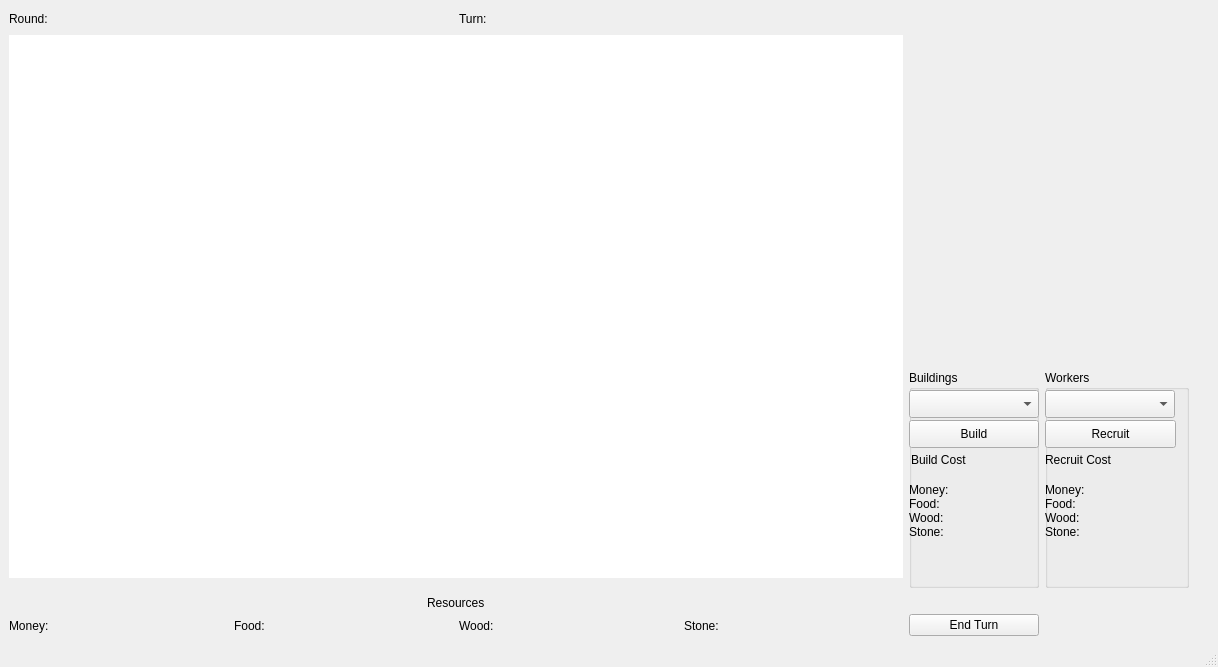
<?xml version="1.0" encoding="UTF-8"?>
<ui version="4.0">
 <class>MainWindow</class>
 <widget class="QMainWindow" name="MainWindow">
  <property name="geometry">
   <rect>
    <x>0</x>
    <y>0</y>
    <width>1218</width>
    <height>667</height>
   </rect>
  </property>
  <property name="sizePolicy">
   <sizepolicy hsizetype="Fixed" vsizetype="Fixed">
    <horstretch>0</horstretch>
    <verstretch>0</verstretch>
   </sizepolicy>
  </property>
  <property name="windowTitle">
   <string>MainWindow</string>
  </property>
  <widget class="QWidget" name="centralwidget">
   <layout class="QGridLayout" name="gridLayout_3">
    <item row="0" column="3">
     <spacer name="horizontalSpacer">
      <property name="orientation">
       <enum>Qt::Horizontal</enum>
      </property>
      <property name="sizeHint" stdset="0">
       <size>
        <width>20</width>
        <height>20</height>
       </size>
      </property>
     </spacer>
    </item>
    <item row="1" column="0">
     <widget class="QGraphicsView" name="graphicsView">
      <property name="sizePolicy">
       <sizepolicy hsizetype="Preferred" vsizetype="Preferred">
        <horstretch>1</horstretch>
        <verstretch>1</verstretch>
       </sizepolicy>
      </property>
      <property name="minimumSize">
       <size>
        <width>200</width>
        <height>100</height>
       </size>
      </property>
      <property name="maximumSize">
       <size>
        <width>999999</width>
        <height>999999</height>
       </size>
      </property>
      <property name="frameShape">
       <enum>QFrame::NoFrame</enum>
      </property>
      <property name="lineWidth">
       <number>0</number>
      </property>
     </widget>
    </item>
    <item row="0" column="0">
     <layout class="QHBoxLayout" name="horizontalLayout_2">
      <item>
       <widget class="QLabel" name="roundLabel">
        <property name="sizePolicy">
         <sizepolicy hsizetype="Expanding" vsizetype="Fixed">
          <horstretch>0</horstretch>
          <verstretch>0</verstretch>
         </sizepolicy>
        </property>
        <property name="minimumSize">
         <size>
          <width>0</width>
          <height>20</height>
         </size>
        </property>
        <property name="maximumSize">
         <size>
          <width>219</width>
          <height>16777215</height>
         </size>
        </property>
        <property name="text">
         <string>Round:</string>
        </property>
       </widget>
      </item>
      <item>
       <widget class="QLabel" name="roundNumberLabel">
        <property name="sizePolicy">
         <sizepolicy hsizetype="Expanding" vsizetype="Fixed">
          <horstretch>0</horstretch>
          <verstretch>0</verstretch>
         </sizepolicy>
        </property>
        <property name="minimumSize">
         <size>
          <width>0</width>
          <height>20</height>
         </size>
        </property>
        <property name="text">
         <string/>
        </property>
       </widget>
      </item>
      <item>
       <widget class="QLabel" name="turnLabel">
        <property name="sizePolicy">
         <sizepolicy hsizetype="Expanding" vsizetype="Fixed">
          <horstretch>0</horstretch>
          <verstretch>0</verstretch>
         </sizepolicy>
        </property>
        <property name="minimumSize">
         <size>
          <width>0</width>
          <height>20</height>
         </size>
        </property>
        <property name="text">
         <string>Turn:</string>
        </property>
       </widget>
      </item>
      <item>
       <widget class="QLabel" name="turnNameLabel">
        <property name="sizePolicy">
         <sizepolicy hsizetype="Expanding" vsizetype="Fixed">
          <horstretch>0</horstretch>
          <verstretch>0</verstretch>
         </sizepolicy>
        </property>
        <property name="minimumSize">
         <size>
          <width>0</width>
          <height>20</height>
         </size>
        </property>
        <property name="text">
         <string/>
        </property>
       </widget>
      </item>
     </layout>
    </item>
    <item row="4" column="0">
     <layout class="QGridLayout" name="gridLayout">
      <item row="1" column="7">
       <widget class="QLabel" name="stoneAmountLabel">
        <property name="sizePolicy">
         <sizepolicy hsizetype="Expanding" vsizetype="Fixed">
          <horstretch>0</horstretch>
          <verstretch>0</verstretch>
         </sizepolicy>
        </property>
        <property name="minimumSize">
         <size>
          <width>0</width>
          <height>20</height>
         </size>
        </property>
        <property name="text">
         <string/>
        </property>
       </widget>
      </item>
      <item row="1" column="2">
       <widget class="QLabel" name="foodLabel">
        <property name="sizePolicy">
         <sizepolicy hsizetype="Expanding" vsizetype="Fixed">
          <horstretch>0</horstretch>
          <verstretch>0</verstretch>
         </sizepolicy>
        </property>
        <property name="minimumSize">
         <size>
          <width>0</width>
          <height>20</height>
         </size>
        </property>
        <property name="text">
         <string>Food:</string>
        </property>
       </widget>
      </item>
      <item row="1" column="3">
       <widget class="QLabel" name="foodAmountLabel">
        <property name="sizePolicy">
         <sizepolicy hsizetype="Expanding" vsizetype="Fixed">
          <horstretch>0</horstretch>
          <verstretch>0</verstretch>
         </sizepolicy>
        </property>
        <property name="minimumSize">
         <size>
          <width>0</width>
          <height>20</height>
         </size>
        </property>
        <property name="text">
         <string/>
        </property>
       </widget>
      </item>
      <item row="1" column="5">
       <widget class="QLabel" name="woodAmountLabel">
        <property name="sizePolicy">
         <sizepolicy hsizetype="Expanding" vsizetype="Fixed">
          <horstretch>0</horstretch>
          <verstretch>0</verstretch>
         </sizepolicy>
        </property>
        <property name="minimumSize">
         <size>
          <width>0</width>
          <height>20</height>
         </size>
        </property>
        <property name="text">
         <string/>
        </property>
       </widget>
      </item>
      <item row="1" column="0">
       <widget class="QLabel" name="moneyLabel">
        <property name="sizePolicy">
         <sizepolicy hsizetype="Expanding" vsizetype="Fixed">
          <horstretch>0</horstretch>
          <verstretch>0</verstretch>
         </sizepolicy>
        </property>
        <property name="minimumSize">
         <size>
          <width>0</width>
          <height>20</height>
         </size>
        </property>
        <property name="text">
         <string>Money:</string>
        </property>
       </widget>
      </item>
      <item row="1" column="6">
       <widget class="QLabel" name="stoneLabel">
        <property name="sizePolicy">
         <sizepolicy hsizetype="Expanding" vsizetype="Fixed">
          <horstretch>0</horstretch>
          <verstretch>0</verstretch>
         </sizepolicy>
        </property>
        <property name="minimumSize">
         <size>
          <width>0</width>
          <height>20</height>
         </size>
        </property>
        <property name="text">
         <string>Stone:</string>
        </property>
       </widget>
      </item>
      <item row="0" column="0" colspan="8" alignment="Qt::AlignHCenter">
       <widget class="QLabel" name="resourcesLabel">
        <property name="sizePolicy">
         <sizepolicy hsizetype="Expanding" vsizetype="Fixed">
          <horstretch>0</horstretch>
          <verstretch>0</verstretch>
         </sizepolicy>
        </property>
        <property name="text">
         <string>Resources</string>
        </property>
       </widget>
      </item>
      <item row="1" column="1">
       <widget class="QLabel" name="moneyAmountLabel">
        <property name="sizePolicy">
         <sizepolicy hsizetype="Expanding" vsizetype="Fixed">
          <horstretch>0</horstretch>
          <verstretch>0</verstretch>
         </sizepolicy>
        </property>
        <property name="minimumSize">
         <size>
          <width>0</width>
          <height>20</height>
         </size>
        </property>
        <property name="text">
         <string/>
        </property>
       </widget>
      </item>
      <item row="1" column="4">
       <widget class="QLabel" name="woodLabel">
        <property name="sizePolicy">
         <sizepolicy hsizetype="Expanding" vsizetype="Fixed">
          <horstretch>0</horstretch>
          <verstretch>0</verstretch>
         </sizepolicy>
        </property>
        <property name="minimumSize">
         <size>
          <width>0</width>
          <height>20</height>
         </size>
        </property>
        <property name="text">
         <string>Wood:</string>
        </property>
       </widget>
      </item>
     </layout>
    </item>
    <item row="0" column="2" rowspan="5">
     <layout class="QGridLayout" name="gridLayout_2">
      <item row="4" column="0">
       <widget class="QPushButton" name="endTurnPushButton">
        <property name="sizePolicy">
         <sizepolicy hsizetype="Fixed" vsizetype="Fixed">
          <horstretch>0</horstretch>
          <verstretch>0</verstretch>
         </sizepolicy>
        </property>
        <property name="minimumSize">
         <size>
          <width>130</width>
          <height>0</height>
         </size>
        </property>
        <property name="text">
         <string>End Turn</string>
        </property>
       </widget>
      </item>
      <item row="0" column="0" colspan="2">
       <layout class="QGridLayout" name="gridLayout_5">
        <item row="2" column="0">
         <widget class="QGroupBox" name="groupBox">
          <property name="minimumSize">
           <size>
            <width>130</width>
            <height>180</height>
           </size>
          </property>
          <property name="maximumSize">
           <size>
            <width>130</width>
            <height>16777215</height>
           </size>
          </property>
          <property name="title">
           <string>Buildings</string>
          </property>
          <widget class="QComboBox" name="buildingsComboBox">
           <property name="geometry">
            <rect>
             <x>0</x>
             <y>20</y>
             <width>130</width>
             <height>28</height>
            </rect>
           </property>
           <property name="sizePolicy">
            <sizepolicy hsizetype="Fixed" vsizetype="Fixed">
             <horstretch>0</horstretch>
             <verstretch>0</verstretch>
            </sizepolicy>
           </property>
           <property name="minimumSize">
            <size>
             <width>100</width>
             <height>0</height>
            </size>
           </property>
          </widget>
          <widget class="QPushButton" name="buildPushButton">
           <property name="geometry">
            <rect>
             <x>0</x>
             <y>50</y>
             <width>130</width>
             <height>28</height>
            </rect>
           </property>
           <property name="sizePolicy">
            <sizepolicy hsizetype="Fixed" vsizetype="Fixed">
             <horstretch>0</horstretch>
             <verstretch>0</verstretch>
            </sizepolicy>
           </property>
           <property name="minimumSize">
            <size>
             <width>100</width>
             <height>0</height>
            </size>
           </property>
           <property name="text">
            <string>Build</string>
           </property>
          </widget>
          <widget class="QLabel" name="BuildCostLabel">
           <property name="geometry">
            <rect>
             <x>2</x>
             <y>80</y>
             <width>131</width>
             <height>20</height>
            </rect>
           </property>
           <property name="text">
            <string>Build Cost</string>
           </property>
          </widget>
          <widget class="QLabel" name="label">
           <property name="geometry">
            <rect>
             <x>0</x>
             <y>100</y>
             <width>63</width>
             <height>81</height>
            </rect>
           </property>
           <property name="text">
            <string>Money:
Food:
Wood:
Stone:</string>
           </property>
          </widget>
          <widget class="QLabel" name="BuildCostAmntLabel">
           <property name="geometry">
            <rect>
             <x>60</x>
             <y>100</y>
             <width>63</width>
             <height>81</height>
            </rect>
           </property>
           <property name="text">
            <string/>
           </property>
          </widget>
         </widget>
        </item>
        <item row="2" column="1">
         <widget class="QGroupBox" name="groupBox_2">
          <property name="minimumSize">
           <size>
            <width>130</width>
            <height>180</height>
           </size>
          </property>
          <property name="title">
           <string>Workers</string>
          </property>
          <widget class="QComboBox" name="recruitsComboBox">
           <property name="geometry">
            <rect>
             <x>0</x>
             <y>20</y>
             <width>130</width>
             <height>28</height>
            </rect>
           </property>
           <property name="sizePolicy">
            <sizepolicy hsizetype="Fixed" vsizetype="Fixed">
             <horstretch>0</horstretch>
             <verstretch>0</verstretch>
            </sizepolicy>
           </property>
           <property name="minimumSize">
            <size>
             <width>100</width>
             <height>0</height>
            </size>
           </property>
          </widget>
          <widget class="QPushButton" name="recruitPushButton">
           <property name="geometry">
            <rect>
             <x>0</x>
             <y>50</y>
             <width>131</width>
             <height>28</height>
            </rect>
           </property>
           <property name="sizePolicy">
            <sizepolicy hsizetype="Fixed" vsizetype="Fixed">
             <horstretch>0</horstretch>
             <verstretch>0</verstretch>
            </sizepolicy>
           </property>
           <property name="minimumSize">
            <size>
             <width>100</width>
             <height>0</height>
            </size>
           </property>
           <property name="text">
            <string>Recruit</string>
           </property>
          </widget>
          <widget class="QLabel" name="RecruitCostlabel">
           <property name="geometry">
            <rect>
             <x>0</x>
             <y>80</y>
             <width>121</width>
             <height>20</height>
            </rect>
           </property>
           <property name="text">
            <string>Recruit Cost</string>
           </property>
          </widget>
          <widget class="QLabel" name="Recruitlabel">
           <property name="geometry">
            <rect>
             <x>0</x>
             <y>100</y>
             <width>63</width>
             <height>81</height>
            </rect>
           </property>
           <property name="text">
            <string>Money:
Food:
Wood:
Stone:</string>
           </property>
          </widget>
          <widget class="QLabel" name="RecruitCostAmntLabel">
           <property name="geometry">
            <rect>
             <x>60</x>
             <y>100</y>
             <width>63</width>
             <height>81</height>
            </rect>
           </property>
           <property name="text">
            <string/>
           </property>
          </widget>
         </widget>
        </item>
        <item row="0" column="0" colspan="2">
         <widget class="QLabel" name="tileInfoLabel">
          <property name="sizePolicy">
           <sizepolicy hsizetype="Preferred" vsizetype="Preferred">
            <horstretch>0</horstretch>
            <verstretch>0</verstretch>
           </sizepolicy>
          </property>
          <property name="minimumSize">
           <size>
            <width>130</width>
            <height>150</height>
           </size>
          </property>
          <property name="text">
           <string/>
          </property>
          <property name="alignment">
           <set>Qt::AlignLeading|Qt::AlignLeft|Qt::AlignVCenter</set>
          </property>
         </widget>
        </item>
        <item row="1" column="0" colspan="2">
         <widget class="QLabel" name="buildingInfoLabel">
          <property name="sizePolicy">
           <sizepolicy hsizetype="Minimum" vsizetype="Fixed">
            <horstretch>0</horstretch>
            <verstretch>0</verstretch>
           </sizepolicy>
          </property>
          <property name="minimumSize">
           <size>
            <width>160</width>
            <height>130</height>
           </size>
          </property>
          <property name="text">
           <string/>
          </property>
          <property name="alignment">
           <set>Qt::AlignCenter</set>
          </property>
         </widget>
        </item>
       </layout>
      </item>
      <item row="3" column="0" colspan="2">
       <widget class="QLabel" name="gameInfoLabel">
        <property name="sizePolicy">
         <sizepolicy hsizetype="Preferred" vsizetype="Fixed">
          <horstretch>0</horstretch>
          <verstretch>0</verstretch>
         </sizepolicy>
        </property>
        <property name="minimumSize">
         <size>
          <width>280</width>
          <height>0</height>
         </size>
        </property>
        <property name="text">
         <string/>
        </property>
       </widget>
      </item>
     </layout>
    </item>
   </layout>
  </widget>
  <widget class="QMenuBar" name="menubar">
   <property name="geometry">
    <rect>
     <x>0</x>
     <y>0</y>
     <width>1218</width>
     <height>25</height>
    </rect>
   </property>
  </widget>
  <widget class="QStatusBar" name="statusbar"/>
 </widget>
 <resources/>
 <connections/>
</ui>
